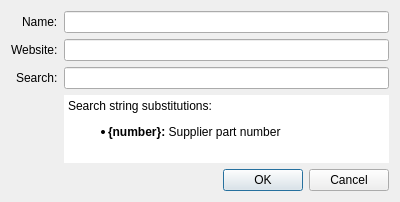
<?xml version="1.0" encoding="UTF-8"?>
<ui version="4.0">
 <class>SupplierDialog</class>
 <widget class="QDialog" name="SupplierDialog">
  <property name="geometry">
   <rect>
    <x>0</x>
    <y>0</y>
    <width>400</width>
    <height>201</height>
   </rect>
  </property>
  <property name="windowTitle">
   <string>Edit Supplier Information</string>
  </property>
  <layout class="QFormLayout" name="formLayout">
   <property name="labelAlignment">
    <set>Qt::AlignRight|Qt::AlignTrailing|Qt::AlignVCenter</set>
   </property>
   <item row="0" column="0">
    <widget class="QLabel" name="label">
     <property name="text">
      <string>Name:</string>
     </property>
    </widget>
   </item>
   <item row="0" column="1">
    <widget class="QLineEdit" name="name">
     <property name="maxLength">
      <number>40</number>
     </property>
    </widget>
   </item>
   <item row="1" column="0">
    <widget class="QLabel" name="label_2">
     <property name="text">
      <string>Website:</string>
     </property>
    </widget>
   </item>
   <item row="1" column="1">
    <widget class="QLineEdit" name="website">
     <property name="maxLength">
      <number>100</number>
     </property>
    </widget>
   </item>
   <item row="2" column="0">
    <widget class="QLabel" name="label_3">
     <property name="text">
      <string>Search:</string>
     </property>
    </widget>
   </item>
   <item row="2" column="1">
    <widget class="QLineEdit" name="search">
     <property name="maxLength">
      <number>200</number>
     </property>
    </widget>
   </item>
   <item row="3" column="1">
    <widget class="QTextBrowser" name="help">
     <property name="frameShape">
      <enum>QFrame::NoFrame</enum>
     </property>
     <property name="frameShadow">
      <enum>QFrame::Plain</enum>
     </property>
     <property name="html">
      <string>&lt;!DOCTYPE HTML PUBLIC &quot;-//W3C//DTD HTML 4.0//EN&quot; &quot;http://www.w3.org/TR/REC-html40/strict.dtd&quot;&gt;
&lt;html&gt;&lt;head&gt;&lt;meta name=&quot;qrichtext&quot; content=&quot;1&quot; /&gt;&lt;meta charset=&quot;utf-8&quot; /&gt;&lt;style type=&quot;text/css&quot;&gt;
p, li { white-space: pre-wrap; }
hr { height: 1px; border-width: 0; }
li.unchecked::marker { content: &quot;\2610&quot;; }
li.checked::marker { content: &quot;\2612&quot;; }
&lt;/style&gt;&lt;/head&gt;&lt;body style=&quot; font-family:'Segoe UI'; font-size:9pt; font-weight:400; font-style:normal;&quot;&gt;
&lt;p style=&quot; margin-top:0px; margin-bottom:0px; margin-left:0px; margin-right:0px; -qt-block-indent:0; text-indent:0px;&quot;&gt;Search string substitutions:&lt;/p&gt;
&lt;ul style=&quot;margin-top: 0px; margin-bottom: 0px; margin-left: 0px; margin-right: 0px; -qt-list-indent: 1;&quot;&gt;
&lt;li style=&quot; margin-top:12px; margin-bottom:12px; margin-left:0px; margin-right:0px; -qt-block-indent:0; text-indent:0px;&quot;&gt;&lt;span style=&quot; font-weight:700;&quot;&gt;{number}:&lt;/span&gt; Supplier part number&lt;/li&gt;&lt;/ul&gt;&lt;/body&gt;&lt;/html&gt;</string>
     </property>
    </widget>
   </item>
   <item row="4" column="0" colspan="2">
    <widget class="QDialogButtonBox" name="buttonBox">
     <property name="orientation">
      <enum>Qt::Horizontal</enum>
     </property>
     <property name="standardButtons">
      <set>QDialogButtonBox::Cancel|QDialogButtonBox::Ok</set>
     </property>
    </widget>
   </item>
  </layout>
 </widget>
 <resources/>
 <connections>
  <connection>
   <sender>buttonBox</sender>
   <signal>accepted()</signal>
   <receiver>SupplierDialog</receiver>
   <slot>accept()</slot>
   <hints>
    <hint type="sourcelabel">
     <x>248</x>
     <y>254</y>
    </hint>
    <hint type="destinationlabel">
     <x>157</x>
     <y>274</y>
    </hint>
   </hints>
  </connection>
  <connection>
   <sender>buttonBox</sender>
   <signal>rejected()</signal>
   <receiver>SupplierDialog</receiver>
   <slot>reject()</slot>
   <hints>
    <hint type="sourcelabel">
     <x>316</x>
     <y>260</y>
    </hint>
    <hint type="destinationlabel">
     <x>286</x>
     <y>274</y>
    </hint>
   </hints>
  </connection>
 </connections>
</ui>
